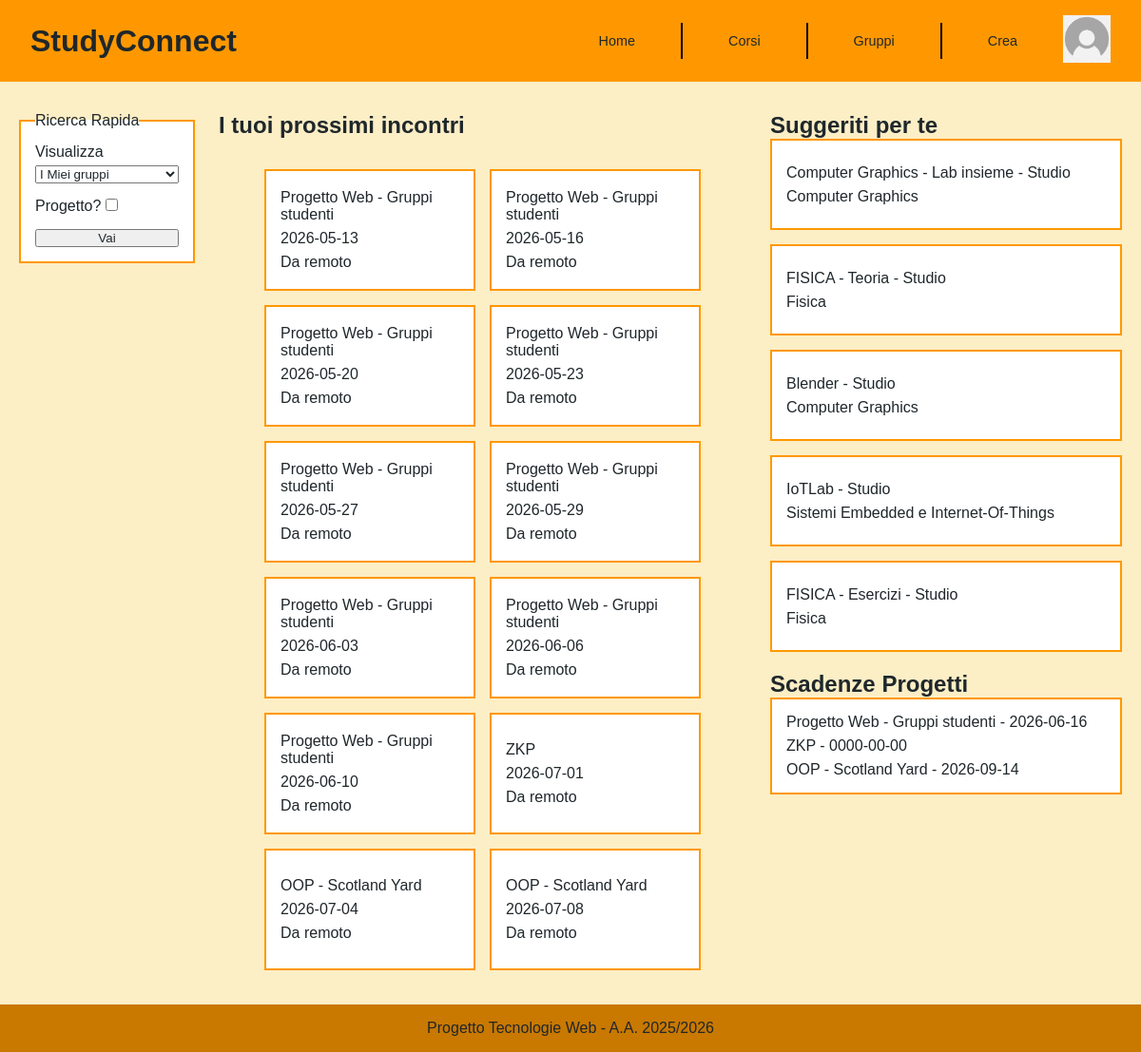
The app's page /pages/index.php (signed in) with its own data.
### tables this page shows
CREATE TABLE Incontri(
	CodiceGruppo INT NOT NULL,
    Data DATE,
    Orario TIME,
    Modalità VARCHAR(15) NOT NULL CHECK (Modalità IN ('Da remoto', 'In presenza')),
    Luogo VARCHAR(100),
    Note VARCHAR(500) NOT NULL,
    FOREIGN KEY (CodiceGruppo) REFERENCES Gruppi(Codice)
		ON DELETE CASCADE
		ON UPDATE NO ACTION,
    PRIMARY KEY (CodiceGruppo, Data, Orario)
);

CREATE TABLE Gruppi(
	Codice INT AUTO_INCREMENT PRIMARY KEY,
    Nome VARCHAR(100) NOT NULL,
    Descrizione MEDIUMTEXT,
    NumeroMembriRichiesti INT,
    NumeroMembriAttuali INT NOT NULL,
    Tipo VARCHAR(10) NOT NULL CHECK (Tipo IN ('Studio', 'Progetto')),
    DataConsegnaProgetto DATE,
    MatricolaCreatore VARCHAR(10) NOT NULL,
    CodiceCorso VARCHAR(5) NOT NULL,
	FOREIGN KEY (MatricolaCreatore) REFERENCES Studenti(Matricola)
		ON DELETE CASCADE
        ON UPDATE NO ACTION,
	FOREIGN KEY (CodiceCorso) REFERENCES Corsi(Codice)
		ON DELETE CASCADE
        ON UPDATE NO ACTION,
    CHECK(NumeroMembriAttuali<=NumeroMembriRichiesti OR NumeroMembriRichiesti=0)
);

CREATE TABLE Corsi(
	Codice VARCHAR(5) PRIMARY KEY,
    Nome VARCHAR(150) NOT NULL,
    Descrizione MEDIUMTEXT,
    CFU INT NOT NULL,
    ProgettoRichiesto BOOL NOT NULL,
    CHECK(length(Codice)=5)
);

### pages/home.php (called while the page is built)
<?php
$templateParams["title"] = "StudyConnect - Home";
if (isUserLoggedIn()) {
    $templateParams["page"] = "templates/specific/home-loggato.php";
    $templateParams["prossimiIncontri"] = $dbh->getIncontriStudente($_SESSION["matricola"]);
    $templateParams["gruppiSuggeriti"] = $dbh->getGruppiSuggeriti($_SESSION["matricola"], 10);
    $templateParams["scadenzeProgetti"] = $dbh->getGruppiPerMatricola($_SESSION["matricola"]);
    $templateParams["corsi"] = $dbh->getCorsi();
} else {
    $templateParams["page"] = "templates/specific/home-pubblica.php";
    $templateParams["gruppiStudio"] = $dbh->getGruppiPerTipoLimit('studio',8);
    $templateParams["gruppiProgetto"] = $dbh->getGruppiPerTipoLimit('progetto',8);
    $templateParams["gruppiCasuali"] = $dbh->getGruppiCasuali(8);
}
$templateParams["imgprofilo"] =  "default_profile_icon.png";
require "templates/general/base.php"
?>

### pages/index.php (called while the page is built)
<?php
require_once '../bootstrap.php';
require "home.php";
?>

### utils/functions.php (called while the page is built, shortened)
<?php
    function isUserLoggedIn() {
        return isset($_SESSION['matricola']);
    }
?>

### db/database.php (called while the page is built, shortened)
<?php
    class DatabaseHelper{
        private $db;
        public function __construct($servername, $username, $password, $dbname, $port){
            $this->db = new mysqli($servername, $username, $password, $dbname, $port);
        }
        public function getCorsi(){
            $stmt = $this->db->prepare("SELECT * FROM corsi ORDER BY nome");
            $stmt->execute();
            $result = $stmt->get_result();
            return $result->fetch_all(MYSQLI_ASSOC);
        }
        function getIncontriStudente(string $matricola) {
            $query = "SELECT i.CodiceGruppo, g.Nome AS NomeGruppo, i.Data, i.Orario, i.Modalità, i.Luogo, i.Note
                    FROM Iscrizioni isc
                    JOIN Gruppi g ON isc.CodiceGruppo = g.Codice
                    JOIN Incontri i ON g.Codice = i.CodiceGruppo
                    WHERE isc.MatricolaStudente = ?
                    ORDER BY i.Data ASC, i.Orario ASC";
            $stmt = $this->db->prepare($query);
            $stmt->bind_param('s', $matricola);
            $stmt->execute();
            return $stmt->get_result()->fetch_all(MYSQLI_ASSOC);
        }
        function getGruppiSuggeriti(string $matricola, int $limit) {
            $query = "SELECT g.Codice, g.Nome, g.Descrizione, g.NumeroMembriRichiesti, g.NumeroMembriAttuali, g.Tipo, c.Nome AS NomeCorso
                FROM Gruppi g
                JOIN Preferenze p ON g.CodiceCorso = p.CodiceCorso
                JOIN Corsi c ON g.CodiceCorso = c.Codice
                WHERE p.MatricolaStudente = ?
                    AND g.Codice NOT IN (
                        SELECT CodiceGruppo
                        FROM Iscrizioni
                        WHERE MatricolaStudente = ?
                    )
                ORDER BY RAND()
                LIMIT ?";
            $stmt = $this->db->prepare($query);
            $stmt->bind_param('ssi', $matricola, $matricola, $limit);
            $stmt->execute();
            return $stmt->get_result()->fetch_all(MYSQLI_ASSOC);
        }
        public function getGruppiPerMatricola(string $matricola){
            $query = "SELECT g.Codice, g.Nome, g.DataConsegnaProgetto AS Data FROM Gruppi g
                    JOIN Iscrizioni I ON G.Codice = I.CodiceGruppo
                    WHERE I.MatricolaStudente = ?";
            $stmt = $this->db->prepare($query);
            $stmt->bind_param('s', $matricola);
            $stmt->execute();
            return $stmt->get_result()->fetch_all(MYSQLI_ASSOC);
        }
    }
?>

### bootstrap.php (called while the page is built, shortened)
<?php
require_once("utils/functions.php");
require_once("db/database.php");
$dbh = new DatabaseHelper("localhost", "root", "", "Gruppi_Studenti", 3307);
?>

### pages/templates/specific/home-loggato.php (the view, shortened to what this page needs)
<main class="home-logged-container home-container ">
    <aside class="sidebar-search">
        <form action="gruppi.php" method="GET" id="home-form">
            <fieldset class="home-box-form card">
                <legend>Ricerca Rapida</legend>
                <div class="form-controll">
                    <label for="visualizza">Visualizza</label>
                    <select name="visualizza" id="visualizza">
                    <option value="miei">I Miei gruppi</option>
                    </select>
                </div>
                <div class="form-controll checkbox" id="container-checkbox">
                    <label for="tipo">Progetto?</label>
                    <input type="checkbox" name="tipo" id="tipo" />
                </div>
                <button type="submit">Vai</button>
            </fieldset>
        </form>
    </aside>
    <section class="main-meetings">
        <h2>I tuoi prossimi incontri</h2>
        <div class="card-grid">
            <?php if(!count($templateParams["prossimiIncontri"]) == 0) {
                foreach ($templateParams["prossimiIncontri"] as $incontro):  ?>
                <div class="card">
                   <p><?= $incontro["NomeGruppo"];?><?= $incontro["Luogo"];?></p>
                   <p><?= $incontro["Data"]; $incontro["Orario"];?></p>
                   <p><?= $incontro["Modalità"];?></p>
                </div>
            <?php endforeach; } else {
                echo "Non hai prossimi incontri";
           } ?>
        </div>
    </section>
    <aside class="sidebar-destra-home-loggato">
        <div class="sidebar-suggeriti">
            <?php if(!count($templateParams["gruppiSuggeriti"]) == 0) { ?>
            <h2>Suggeriti per te</h2>
            <div class="vertical-list">
                <?php foreach ($templateParams["gruppiSuggeriti"] as $suggerito): ?>
                <div class="card">
                    <p><?= $suggerito["Nome"] ?> - <?= $suggerito["Tipo"] ?></p>
                    <p><?= $suggerito["NomeCorso"] ?></p>
                </div>
                <?php endforeach; ?>
            </div>
        </div>
        <?php } ?>
        <?php if(!count($templateParams["scadenzeProgetti"]) == 0) { ?>
        <div>
            <h2>Scadenze Progetti</h2>
            <div class="vertical-list">
                <div class="card">
                    <?php foreach ($templateParams["scadenzeProgetti"] as $progetto): ?>
                        <P>
                            <?= $progetto["Nome"]?> - <?= $progetto["Data"] ?>
                        </P>
                    <?php endforeach; ?>
                </div>
            </div>
        </div>
    </aside>
    <?php }?>
</main>

### pages/templates/general/base.php (shortened to what this page needs)
<!DOCTYPE html>
<html lang="it">
<head>
    <link rel="stylesheet" type="text/css" href="../css/style.css" />
</head>
<body>
    <?php require('header.php'); ?>
    <?php require($templateParams["page"]); ?>
    <?php require('footer.php'); ?>
</body>
</html>

### pages/templates/general/header.php (shortened to what this page needs)
<header>
    <div class="logo">
       <h1>StudyConnect</h1>
    </div>
    <nav class="nav">
        <ul>
            <li><a href="index.php">Home</a></li>
            <li><a href="corsi.php">Corsi</a></li>
            <li><a href="gruppi.php">Gruppi</a></li>
            <li><a href="creazione-gruppo.php">Crea</a></li>
            <?php if (isUserLoggedIn()): ?>
                <li class="dropdown top-right">
                    <img src="<?php echo UPLOAD_DIR.$templateParams["imgprofilo"]; ?>" alt="Profile image" class="nav-profile-img ">
                </li>
            <?php else: ?>
                <li class="top-right"><a href="login.php" class="btn-login">Login</a></li>
            <?php endif; ?>
        </ul>
    </nav>
</header>

### pages/templates/general/footer.php
<footer>
    <p>Progetto Tecnologie Web - A.A. 2025/2026</p>
</footer>

### css/style.css (style rules this page uses)
* { margin: 0; padding: 0; box-sizing: border-box; color: #1F272B; font-family: Verdana, Geneva, Tahoma, sans-serif; }
html, body { height: 100% ; }
body { display: flex; flex-direction: column; padding-bottom: 60px; }
main { flex: 1; background-color: #FCEEC5; }
header { display: flex; justify-content: space-between; align-items: center; padding: 1rem 2rem; background-color: #FF9800; }
.nav { position: fixed; bottom: 0; left: 0; height: 5rem; width: 100%; text-align: center; align-content: center; background-color: #FF9800; padding: 0.2rem 0; z-index: 1000; border-top: 2px solid #FF9800; }
.logo { cursor: default; }
.nav ul { width: 100%; display: flex; list-style: none; align-items: center; height: 100%; }
.nav ul li { flex: 1; }
.nav ul li:not(:nth-last-child(-n+2)) { border-right: 2px solid black; height: 70%; padding: 0 2rem; }
.nav ul li:not(:last-child) { text-align: center; align-content: center; padding: 0 2rem; }
.nav a { padding: 1.5rem 1rem; text-decoration: none; font-size: 0.9rem; }
.top-right { position: fixed; top: 0; right: 0; display: inline-block; }
.nav-profile-img { height: 50px; width: 50px; }
.dropdown { display: inline-block; cursor: pointer; margin: 0.6rem 1rem 0 0; }
footer { text-align: center; align-content: center; padding: 1rem; background-color: #c97800; padding-bottom: 6rem; }
.home-container { display: grid; grid-template-columns: 1fr; gap: 20px; padding: 20px; padding-top: 4vh; width: 100%; }
.card-grid { display: grid; grid-template-columns: repeat(2, 1fr); gap: 15px; margin-top: 2vh; margin-bottom: 5vh; }
.sidebar-suggeriti .vertical-list { display: grid; grid-template-columns: (1, 1fr); gap: 15px; }
.card-grid > .card { min-height: 8em; }
.card { border: 2px solid #FF9800; padding: 15px; background: white; min-height: 6rem; }
.card { display: flex; flex-direction: column; gap: 7px; text-align: left; align-content: center; justify-content: center; }
.sidebar-destra-home-loggato { display: flex; flex-direction: column; gap: 20px; }
.sidebar-destra-home-loggato > * { flex: 1; }
.sidebar-search { order: 3; }
.home-box-form { display: flex; flex-direction: column; gap: 15px; margin: 0 2rem; }
.form-controll { display: flex; flex-direction: column; gap: 5px; }
.checkbox { flex-direction: row; gap: 20px; }
@media (min-width: 992px) { body { padding-bottom: 0; } }
@media (min-width: 992px) { .nav { position: static; height: auto; width: auto; padding: 0; border-top: none; height: 100%; } }
@media (min-width: 992px) { nav ul { width: auto; gap: 0; justify-content: flex-end; height: 100%; } }
@media (min-width: 992px) { .nav ul li { flex: none; } }
@media (min-width: 992px) { nav ul li:not(:nth-last-child(-n+2)) { text-align: center; align-content: center; border-right: 2px solid black; height: 85%; } }
@media (min-width: 992px) { .nav ul li > a { padding: 1rem 1rem; } }
@media (min-width: 992px) { .top-right { position: static; height: auto; width: auto; margin: 0; } }
@media (min-width: 992px) { footer { padding-bottom: 1rem; } }
@media (min-width: 992px) { .home-container { grid-template-columns: 2.9fr 1.1fr; margin: 0 auto; } }
@media (min-width: 992px) { .card-grid { margin-bottom: 0; padding: 2vh 3rem 2vh 3rem; } }
@media (min-width: 992px) { .card-grid > .card { max-width: 40em; } }
@media (min-width: 992px) { .sidebar-suggeriti .vertical-list { display: flex; flex-direction: column; grid-template-columns: none; } }
@media (min-width: 992px) { .home-logged-container { display: grid; grid-template-columns: 0.5fr 1.5fr 1fr; gap: 25px; margin: 0 auto; } }
@media (min-width: 992px) { .sidebar-search { order: 0; } }
@media (min-width: 992px) { .home-box-form { margin: 0; } }

### records on screen
incontri: CodiceGruppo.Nome "Progetto Web - Gruppi studenti", Data "2026-05-13", Modalità "Da remoto"
incontri: CodiceGruppo.Nome "Progetto Web - Gruppi studenti", Data "2026-05-16", Modalità "Da remoto"
incontri: CodiceGruppo.Nome "Progetto Web - Gruppi studenti", Data "2026-05-20", Modalità "Da remoto"
incontri: CodiceGruppo.Nome "Progetto Web - Gruppi studenti", Data "2026-05-23", Modalità "Da remoto"
incontri: CodiceGruppo.Nome "Progetto Web - Gruppi studenti", Data "2026-05-27", Modalità "Da remoto"
incontri: CodiceGruppo.Nome "Progetto Web - Gruppi studenti", Data "2026-05-29", Modalità "Da remoto"
incontri: CodiceGruppo.Nome "Progetto Web - Gruppi studenti", Data "2026-06-03", Modalità "Da remoto"
incontri: CodiceGruppo.Nome "Progetto Web - Gruppi studenti", Data "2026-06-06", Modalità "Da remoto"
incontri: CodiceGruppo.Nome "Progetto Web - Gruppi studenti", Data "2026-06-10", Modalità "Da remoto"
incontri: CodiceGruppo.Nome "ZKP", Data "2026-07-01", Modalità "Da remoto"
incontri: CodiceGruppo.Nome "OOP - Scotland Yard", Data "2026-07-04", Modalità "Da remoto"
incontri: CodiceGruppo.Nome "OOP - Scotland Yard", Data "2026-07-08", Modalità "Da remoto"
gruppi: Nome "Computer Graphics - Lab insieme", Tipo "Studio", CodiceCorso.Nome "Computer Graphics"
gruppi: Nome "FISICA - Teoria", Tipo "Studio", CodiceCorso.Nome "Fisica"
gruppi: Nome "Blender", Tipo "Studio", CodiceCorso.Nome "Computer Graphics"
gruppi: Nome "IoTLab", Tipo "Studio", CodiceCorso.Nome "Sistemi Embedded e Internet-Of-Things"
gruppi: Nome "FISICA - Esercizi", Tipo "Studio", CodiceCorso.Nome "Fisica"
gruppi: Nome "Progetto Web - Gruppi studenti", DataConsegnaProgetto "2026-06-16"
gruppi: Nome "ZKP", DataConsegnaProgetto "0000-00-00"
gruppi: Nome "OOP - Scotland Yard", DataConsegnaProgetto "2026-09-14"
